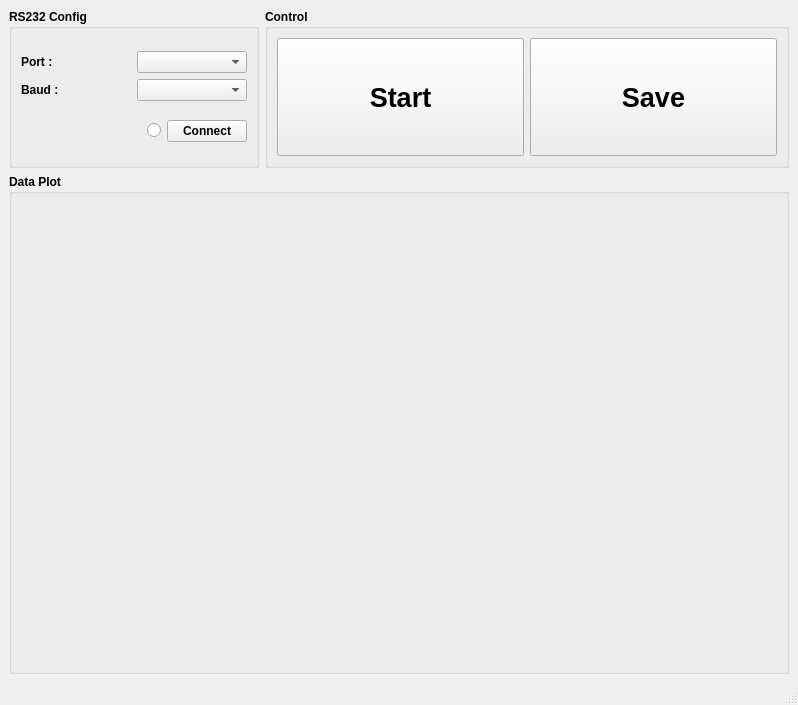
<?xml version="1.0" encoding="UTF-8"?>
<ui version="4.0">
 <class>MainWindow</class>
 <widget class="QMainWindow" name="MainWindow">
  <property name="geometry">
   <rect>
    <x>0</x>
    <y>0</y>
    <width>798</width>
    <height>705</height>
   </rect>
  </property>
  <property name="sizePolicy">
   <sizepolicy hsizetype="Preferred" vsizetype="Preferred">
    <horstretch>0</horstretch>
    <verstretch>0</verstretch>
   </sizepolicy>
  </property>
  <property name="font">
   <font>
    <weight>75</weight>
    <bold>true</bold>
   </font>
  </property>
  <property name="windowTitle">
   <string>MainWindow</string>
  </property>
  <widget class="QWidget" name="centralwidget">
   <layout class="QGridLayout" name="gridLayout_3">
    <item row="0" column="0">
     <widget class="QGroupBox" name="groupBox_16">
      <property name="maximumSize">
       <size>
        <width>250</width>
        <height>16777215</height>
       </size>
      </property>
      <property name="font">
       <font>
        <weight>75</weight>
        <bold>true</bold>
       </font>
      </property>
      <property name="title">
       <string>RS232 Config</string>
      </property>
      <layout class="QGridLayout" name="gridLayout_16">
       <item row="0" column="0">
        <layout class="QHBoxLayout" name="horizontalLayout">
         <item>
          <layout class="QVBoxLayout" name="verticalLayout_12">
           <item>
            <widget class="QLabel" name="label_19">
             <property name="font">
              <font>
               <weight>75</weight>
               <bold>true</bold>
              </font>
             </property>
             <property name="text">
              <string>Port : </string>
             </property>
            </widget>
           </item>
           <item>
            <widget class="QLabel" name="label_20">
             <property name="font">
              <font>
               <weight>75</weight>
               <bold>true</bold>
              </font>
             </property>
             <property name="text">
              <string>Baud : </string>
             </property>
            </widget>
           </item>
          </layout>
         </item>
         <item>
          <layout class="QVBoxLayout" name="verticalLayout_13">
           <item>
            <widget class="QComboBox" name="comboPort">
             <property name="minimumSize">
              <size>
               <width>100</width>
               <height>0</height>
              </size>
             </property>
             <property name="font">
              <font>
               <weight>75</weight>
               <bold>true</bold>
              </font>
             </property>
            </widget>
           </item>
           <item>
            <widget class="QComboBox" name="comboBaud">
             <property name="font">
              <font>
               <weight>75</weight>
               <bold>true</bold>
              </font>
             </property>
            </widget>
           </item>
          </layout>
         </item>
        </layout>
       </item>
       <item row="1" column="0">
        <layout class="QHBoxLayout" name="horizontalLayout_3">
         <item>
          <spacer name="horizontalSpacer_14">
           <property name="font">
            <font>
             <weight>75</weight>
             <bold>true</bold>
            </font>
           </property>
           <property name="orientation">
            <enum>Qt::Horizontal</enum>
           </property>
           <property name="sizeHint" stdset="0">
            <size>
             <width>40</width>
             <height>20</height>
            </size>
           </property>
          </spacer>
         </item>
         <item>
          <widget class="QRadioButton" name="rbComState">
           <property name="text">
            <string/>
           </property>
           <property name="autoRepeatDelay">
            <number>300</number>
           </property>
          </widget>
         </item>
         <item>
          <widget class="QPushButton" name="btnConnect">
           <property name="font">
            <font>
             <weight>75</weight>
             <bold>true</bold>
            </font>
           </property>
           <property name="text">
            <string>Connect</string>
           </property>
          </widget>
         </item>
        </layout>
       </item>
      </layout>
     </widget>
    </item>
    <item row="0" column="1">
     <widget class="QGroupBox" name="groupBox_2">
      <property name="title">
       <string>Control</string>
      </property>
      <layout class="QGridLayout" name="gridLayout_2">
       <item row="0" column="0">
        <widget class="QPushButton" name="btnStart">
         <property name="sizePolicy">
          <sizepolicy hsizetype="Minimum" vsizetype="Expanding">
           <horstretch>0</horstretch>
           <verstretch>0</verstretch>
          </sizepolicy>
         </property>
         <property name="font">
          <font>
           <pointsize>20</pointsize>
          </font>
         </property>
         <property name="text">
          <string>Start</string>
         </property>
        </widget>
       </item>
       <item row="0" column="1">
        <widget class="QPushButton" name="btnSave">
         <property name="sizePolicy">
          <sizepolicy hsizetype="Minimum" vsizetype="Expanding">
           <horstretch>0</horstretch>
           <verstretch>0</verstretch>
          </sizepolicy>
         </property>
         <property name="font">
          <font>
           <pointsize>20</pointsize>
          </font>
         </property>
         <property name="text">
          <string>Save</string>
         </property>
        </widget>
       </item>
      </layout>
     </widget>
    </item>
    <item row="1" column="0" colspan="2">
     <widget class="QGroupBox" name="groupBox">
      <property name="minimumSize">
       <size>
        <width>780</width>
        <height>500</height>
       </size>
      </property>
      <property name="title">
       <string>Data Plot</string>
      </property>
      <layout class="QGridLayout" name="gridLayout">
       <item row="0" column="0">
        <widget class="QCustomPlot" name="plot" native="true"/>
       </item>
      </layout>
     </widget>
    </item>
   </layout>
  </widget>
  <widget class="QMenuBar" name="menubar">
   <property name="geometry">
    <rect>
     <x>0</x>
     <y>0</y>
     <width>798</width>
     <height>22</height>
    </rect>
   </property>
  </widget>
  <widget class="QStatusBar" name="statusbar"/>
 </widget>
 <customwidgets>
  <customwidget>
   <class>QCustomPlot</class>
   <extends>QWidget</extends>
   <header location="global">qcustomplot.h</header>
   <container>1</container>
  </customwidget>
 </customwidgets>
 <resources/>
 <connections/>
</ui>
